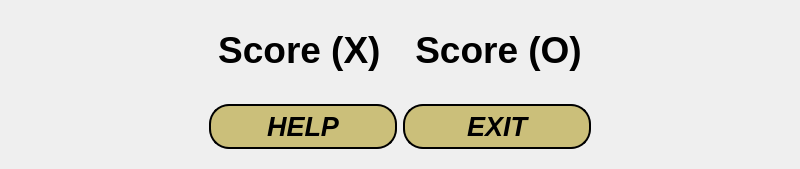
          <widget class="QFrame" name="frame_4">
           <property name="sizePolicy">
            <sizepolicy hsizetype="Preferred" vsizetype="Preferred">
             <horstretch>0</horstretch>
             <verstretch>0</verstretch>
            </sizepolicy>
           </property>
           <layout class="QVBoxLayout" name="verticalLayout">
            <property name="leftMargin">
             <number>200</number>
            </property>
            <property name="rightMargin">
             <number>200</number>
            </property>
            <item>
             <widget class="QFrame" name="frame_5">
              <layout class="QHBoxLayout" name="horizontalLayout_4">
               <item>
                <widget class="QFrame" name="frame_2">
                 <layout class="QHBoxLayout" name="horizontalLayout_2">
                  <item alignment="Qt::AlignmentFlag::AlignHCenter">
                   <widget class="QLabel" name="ScoreX">
                    <property name="font">
                     <font>
                      <pointsize>28</pointsize>
                      <bold>true</bold>
                     </font>
                    </property>
                    <property name="styleSheet">
                     <string notr="true">color: #000;</string>
                    </property>
                    <property name="frameShape">
                     <enum>QFrame::Shape::NoFrame</enum>
                    </property>
                    <property name="frameShadow">
                     <enum>QFrame::Shadow::Plain</enum>
                    </property>
                    <property name="lineWidth">
                     <number>5</number>
                    </property>
                    <property name="text">
                     <string>Score (X) </string>
                    </property>
                    <property name="alignment">
                     <set>Qt::AlignmentFlag::AlignCenter</set>
                    </property>
                   </widget>
                  </item>
                 </layout>
                </widget>
               </item>
               <item>
                <widget class="QFrame" name="frame">
                 <layout class="QHBoxLayout" name="horizontalLayout">
                  <item alignment="Qt::AlignmentFlag::AlignHCenter">
                   <widget class="QLabel" name="ScoreO">
                    <property name="font">
                     <font>
                      <pointsize>28</pointsize>
                      <bold>true</bold>
                     </font>
                    </property>
                    <property name="styleSheet">
                     <string notr="true">color: #000;</string>
                    </property>
                    <property name="frameShape">
                     <enum>QFrame::Shape::NoFrame</enum>
                    </property>
                    <property name="lineWidth">
                     <number>5</number>
                    </property>
                    <property name="text">
                     <string>Score (O)</string>
                    </property>
                    <property name="alignment">
                     <set>Qt::AlignmentFlag::AlignCenter</set>
                    </property>
                   </widget>
                  </item>
                 </layout>
                </widget>
               </item>
              </layout>
             </widget>
            </item>
            <item>
             <widget class="QFrame" name="frame_3">
              <layout class="QHBoxLayout" name="horizontalLayout_3">
               <item>
                <widget class="QPushButton" name="helpButton">
                 <property name="font">
                  <font>
                   <pointsize>20</pointsize>
                   <italic>true</italic>
                   <bold>true</bold>
                  </font>
                 </property>
                 <property name="cursor">
                  <cursorShape>PointingHandCursor</cursorShape>
                 </property>
                 <property name="styleSheet">
                  <string notr="true">QPushButton {
background: #cbbf7a;
    color: #000000; 
    border: 2px solid rgb(0,0,0) ;
    border-radius: 20px;
    padding: 5px;
}

QPushButton:hover {

background: qlineargradient(spread:pad, x1:0, y1:0, x2:1, y2:0, 
	stop:0 #000,
	stop:0.5 #52a5e9 ,
	stop:1 #000 ); 
	color: white;
}</string>
                 </property>
                 <property name="text">
                  <string>HELP</string>
                 </property>
                </widget>
               </item>
               <item>
                <widget class="QPushButton" name="exitButton">
                 <property name="font">
                  <font>
                   <pointsize>20</pointsize>
                   <italic>true</italic>
                   <bold>true</bold>
                  </font>
                 </property>
                 <property name="cursor">
                  <cursorShape>PointingHandCursor</cursorShape>
                 </property>
                 <property name="layoutDirection">
                  <enum>Qt::LayoutDirection::LeftToRight</enum>
                 </property>
                 <property name="styleSheet">
                  <string notr="true">QPushButton {
background: #cbbf7a;
    color: #000000; 
    border: 2px solid rgb(0,0,0) ;
    border-radius: 20px;
    padding: 5px;
}

QPushButton:hover {

background: qlineargradient(spread:pad, x1:0, y1:0, x2:1, y2:0, 
	stop:0 #000,
	stop:0.5 rgb(236, 87, 102) ,
	stop:1 #000 ); 
	color: white;
}</string>
                 </property>
                 <property name="text">
                  <string>EXIT</string>
                 </property>
                 <property name="flat">
                  <bool>false</bool>
                 </property>
                </widget>
               </item>
              </layout>
             </widget>
            </item>
           </layout>
          </widget>
